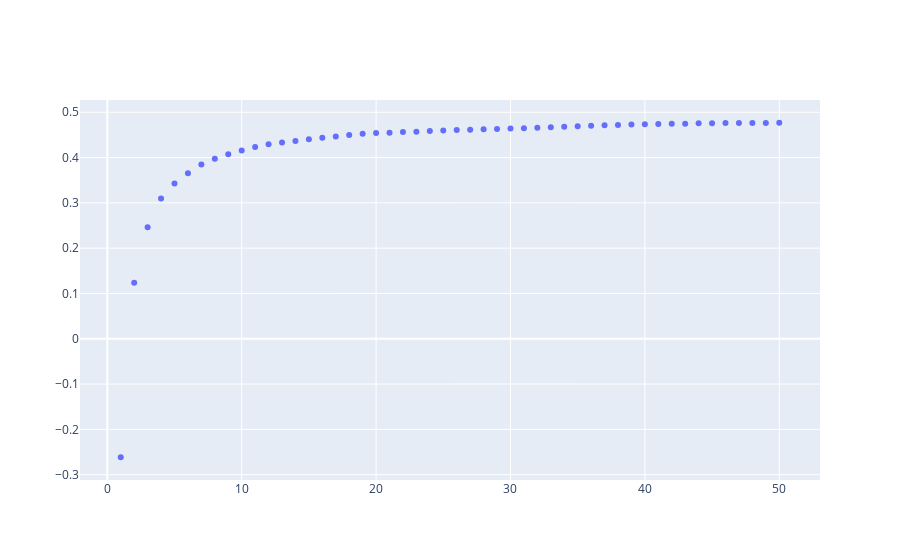

Write notebook code for a chart like this one.
### Code cell
from graph import trace_values, plot
x_vals = list(range(1, len(rfr_n_trees.estimators_) + 1))
trace = trace_values(x_vals, r2_scores)
plot([trace])

### Figure 1 — Plotly figure (JSON) as saved in the notebook; plotly's stock layout.template omitted (floating-point values rounded to 4 significant figures)
{"data": [{"mode": "markers", "name": "data", "text": [], "type": "scatter", "x": [1, 2, 3, 4, 5, 6, 7, 8, 9, 10, 11, 12, 13, 14, 15, 16, 17, 18, 19, 20, 21, 22, 23, 24, 25, 26, 27, 28, 29, 30, 31, 32, 33, 34, 35, 36, 37, 38, 39, 40, 41, 42, 43, 44, 45, 46, 47, 48, 49, 50], "y": [-0.2616, 0.1236, 0.246, 0.3096, 0.3426, 0.3654, 0.3849, 0.3971, 0.4071, 0.4156, 0.4232, 0.4292, 0.4335, 0.4368, 0.4406, 0.4437, 0.4467, 0.4497, 0.4526, 0.4544, 0.4547, 0.4567, 0.457, 0.4585, 0.4598, 0.461, 0.4612, 0.4628, 0.4633, 0.4643, 0.4647, 0.466, 0.4669, 0.4679, 0.4691, 0.4702, 0.4713, 0.472, 0.4728, 0.4738, 0.4741, 0.4745, 0.4749, 0.4755, 0.4759, 0.4762, 0.4761, 0.4764, 0.4766, 0.4769]}], "layout": {}}
